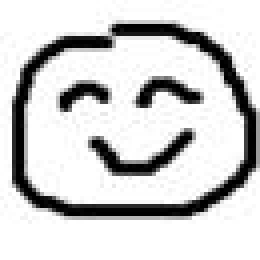
#> input picture deep/assets/new_smileman.jpg, 65 x 65 px, given in place of new_smileman.png, which was not available (shown 4 times larger)
$ python ex_14_pillow.py
#> lines starting #> are read from the running program, lines starting #| are printed output that depends on the picture
from PIL import Image

smileman = Image.open("C:/Users/USER/Desktop/hancom/python/deep/assets/new_smileman.png")
#> smileman is the input picture: PIL image 65x65 RGB; min 0, max 255, mean 207
smileman.size
(101, 80)
smileman = smileman.crop((15, 10, 80, 75))
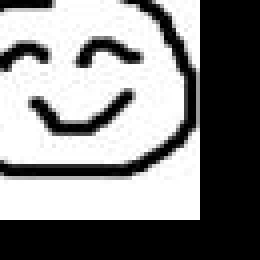
#> smileman: PIL image 65x65 RGB (shown 4 times larger); min 0, max 255, mean 133.1
smileman.save("C:/Users/USER/Desktop/hancom/python/deep/assets/smileman.png", "png")

$ run again, with deep/assets/house.JPG copied over deep/assets/new_smileman.jpg
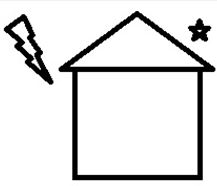
#> input picture deep/assets/house.JPG, 217 x 186 px, given in place of new_smileman.png, which was not available
#> smileman is the input picture: PIL image 217x186 RGB; min 0, max 255, mean 224.9
#> `smileman = smileman.crop((15, 10, 80, 75))`:
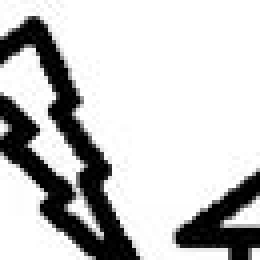
#> smileman: PIL image 65x65 RGB (shown 4 times larger); min 0, max 255, mean 198.2
